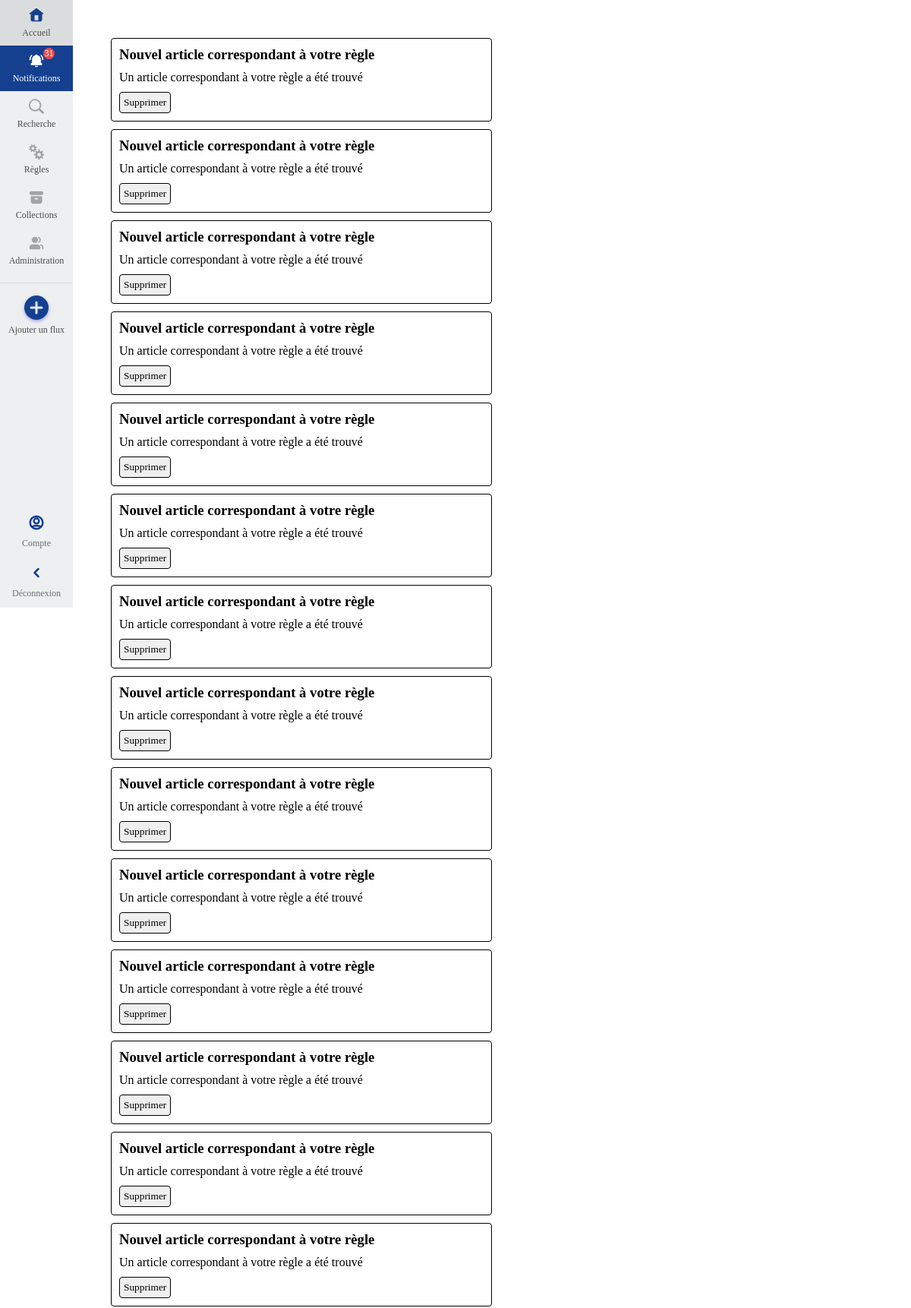
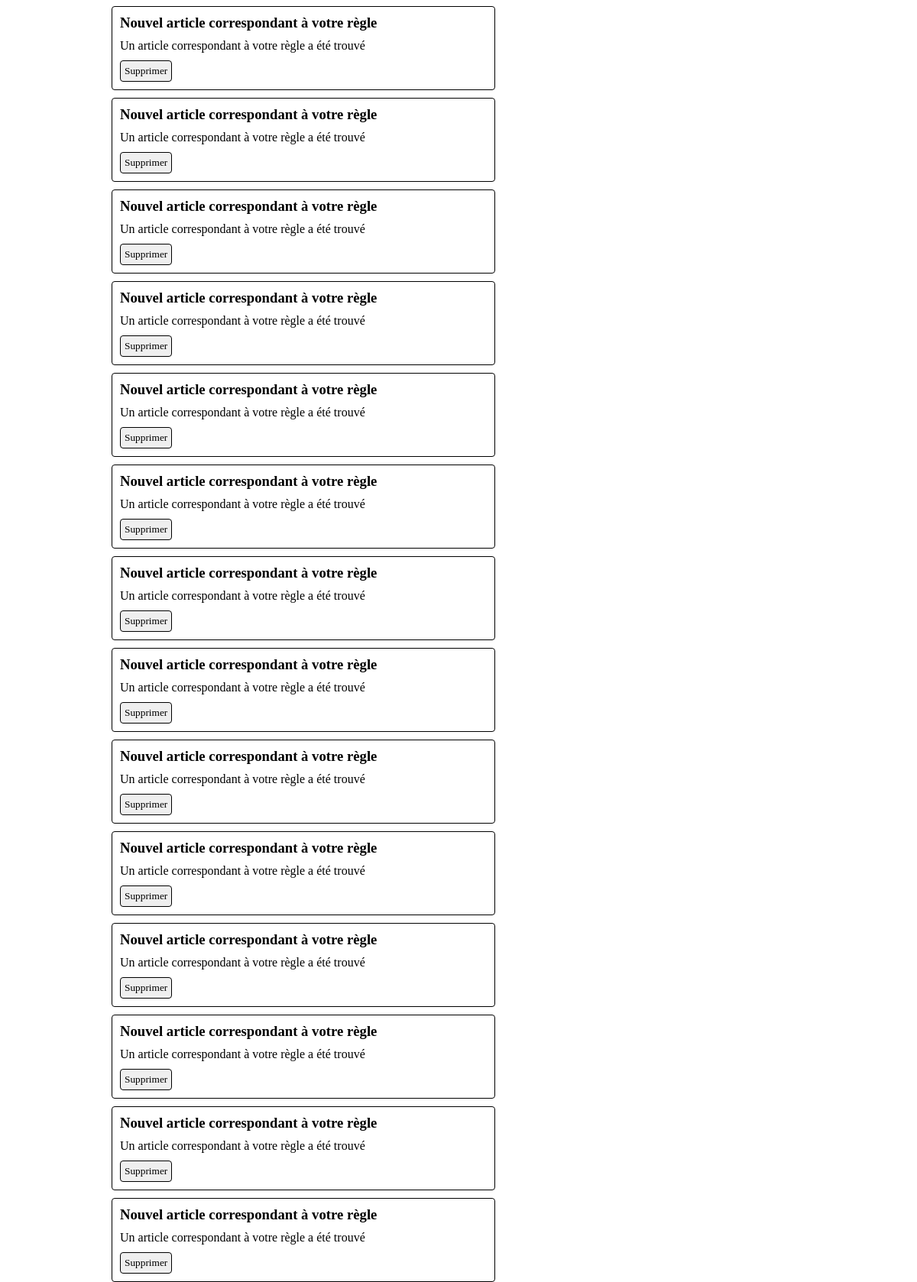
/notifications.php (signed in, upper part), run on the app's committed database (2 pictures, top to bottom).
### tables this page shows
CREATE TABLE `notification` (
  `id_notification` int NOT NULL AUTO_INCREMENT,
  `titre` varchar(50) NOT NULL,
  `description` varchar(512) DEFAULT NULL,
  `id_utilisateur` int DEFAULT NULL,
  PRIMARY KEY (`id_notification`),
  KEY `id_utilisateur` (`id_utilisateur`),
  CONSTRAINT `notification_ibfk_1` FOREIGN KEY (`id_utilisateur`) REFERENCES `utilisateur` (`id_utilisateur`)
);

### public/notifications.php (called while the page is built, shortened)
<?php
require_once $_SERVER['DOCUMENT_ROOT'] . "/src/model/UtilisateurModel.php";
$id_utilisateur = $_SESSION["id_utilisateur"];
$notifications = UtilisateurModel::getNotifications($id_utilisateur);
require_once $_SERVER['DOCUMENT_ROOT'] . "/views/components/side-bar.php";
require_once $_SERVER['DOCUMENT_ROOT'] . "/views/notifications.php";

### src/model/UtilisateurModel.php (called while the page is built, shortened)
<?php
class UtilisateurModel
{
    static function getNotifications(int $id_utilisateur): array
    {
        $mysqli = Database::connexion();
        $stmt = $mysqli->prepare("SELECT * FROM notification WHERE id_utilisateur = ?");
        $stmt->bind_param("i", $id_utilisateur);
        $stmt->execute();
        $res = $stmt->get_result()->fetch_all(MYSQLI_ASSOC);
        if (count($res) > 0) {
            return $res;
        }
        return [];
    }
}

### views/notifications.php (the view, shortened to what this page needs)
<!DOCTYPE html>
<html lang="fr">
<head>
    <link rel="stylesheet" href="css/style.css">
    <link rel="stylesheet" href="css/side-bar.css">
    <link rel="stylesheet" href="css/colors.css">
    <link rel="stylesheet" href="css/font.css">
    <link rel="stylesheet" href="css/notifications.css">
</head>
<body>
    <div class="container">
        <?php
        foreach ($notifications as $notification) {
        ?>
            <article class="notification" id="notification-<?= $notification['id_notification'] ?>">
                <h3><?= htmlspecialchars($notification["titre"]) ?></h3>
                <?php
                if (isset($notification["description"])) {
                ?>
                    <p><?= $notification["description"] ?></p>
                <?php
                }
                ?>
                <button onclick="deleteNotification(<?= $notification['id_notification'] ?>)">Supprimer</button>
            </article>
        <?php
        }
        ?>
    </div>
</body>
</html>

### public/css/style.css (style rules this page uses)
* { margin: 0; padding: 0; font-family: 'Fira Sans'; }
body { box-sizing: border-box; height: 100vh; margin: 0; display: grid; grid-template-columns: 96px 325px auto; font-family: 'Fira Sans'; overflow-y: hidden; }

### public/css/colors.css (style rules this page uses)
:root { --border-color : #00000014; --highlight-color: #154090; --highlight-border-color: #10367c; --highlight-text-color: #032562; --background-color: #eeeff0; --btn-background-color: #f0f0f0; --btn-border-color: #d0d7de; --btn-hover-background-color: #fafafa; --text-secondary-color: #62696f; }

### public/css/notifications.css (style rules this page uses)
body { box-sizing: border-box; height: 100vh; margin: 0; display: grid; grid-template-columns: 96px auto; font-family: 'Fira Sans'; }
.container { height: 100vh; box-sizing: border-box; padding: 50px; }
article.notification { width: 40vw; padding: 10px; border: 1px solid black; border-radius: 4px; margin-bottom: 10px; }
article.notification>h3, article.notification>p { margin-bottom: 10px; }
button { padding: 5px; border: 1px solid black; border-radius: 4px; }

### data on the page
notification: titre "Nouvel article correspondant à votre règle", description "Un article correspondant à votre règle a été trouvé"
notification: titre "Nouvel article correspondant à votre règle", description "Un article correspondant à votre règle a été trouvé"
notification: titre "Nouvel article correspondant à votre règle", description "Un article correspondant à votre règle a été trouvé"
notification: titre "Nouvel article correspondant à votre règle", description "Un article correspondant à votre règle a été trouvé"
notification: titre "Nouvel article correspondant à votre règle", description "Un article correspondant à votre règle a été trouvé"
notification: titre "Nouvel article correspondant à votre règle", description "Un article correspondant à votre règle a été trouvé"
notification: titre "Nouvel article correspondant à votre règle", description "Un article correspondant à votre règle a été trouvé"
notification: titre "Nouvel article correspondant à votre règle", description "Un article correspondant à votre règle a été trouvé"
notification: titre "Nouvel article correspondant à votre règle", description "Un article correspondant à votre règle a été trouvé"
notification: titre "Nouvel article correspondant à votre règle", description "Un article correspondant à votre règle a été trouvé"
notification: titre "Nouvel article correspondant à votre règle", description "Un article correspondant à votre règle a été trouvé"
notification: titre "Nouvel article correspondant à votre règle", description "Un article correspondant à votre règle a été trouvé"
notification: titre "Nouvel article correspondant à votre règle", description "Un article correspondant à votre règle a été trouvé"
notification: titre "Nouvel article correspondant à votre règle", description "Un article correspondant à votre règle a été trouvé"
notification: titre "Nouvel article correspondant à votre règle", description "Un article correspondant à votre règle a été trouvé"
notification: titre "Nouvel article correspondant à votre règle", description "Un article correspondant à votre règle a été trouvé"
notification: titre "Nouvel article correspondant à votre règle", description "Un article correspondant à votre règle a été trouvé"
notification: titre "Nouvel article correspondant à votre règle", description "Un article correspondant à votre règle a été trouvé"
notification: titre "Nouvel article correspondant à votre règle", description "Un article correspondant à votre règle a été trouvé"
notification: titre "Nouvel article correspondant à votre règle", description "Un article correspondant à votre règle a été trouvé"
notification: titre "Nouvel article correspondant à votre règle", description "Un article correspondant à votre règle a été trouvé"
notification: titre "Nouvel article correspondant à votre règle", description "Un article correspondant à votre règle a été trouvé"
notification: titre "Nouvel article correspondant à votre règle", description "Un article correspondant à votre règle a été trouvé"
notification: titre "Nouvel article correspondant à votre règle", description "Un article correspondant à votre règle a été trouvé"
notification: titre "Nouvel article correspondant à votre règle", description "Un article correspondant à votre règle a été trouvé"
notification: titre "Nouvel article correspondant à votre règle", description "Un article correspondant à votre règle a été trouvé"
notification: titre "Nouvel article correspondant à votre règle", description "Un article correspondant à votre règle a été trouvé"
notification: titre "Nouvel article correspondant à votre règle", description "Un article correspondant à votre règle a été trouvé"

### other printed values
$nb_notifs "31"
